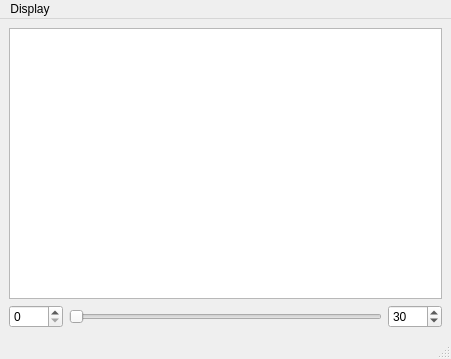
<?xml version="1.0" encoding="UTF-8"?>
<ui version="4.0">
 <class>GLWindow</class>
 <widget class="QMainWindow" name="GLWindow">
  <property name="geometry">
   <rect>
    <x>0</x>
    <y>0</y>
    <width>451</width>
    <height>359</height>
   </rect>
  </property>
  <property name="windowTitle">
   <string>MainWindow</string>
  </property>
  <widget class="QWidget" name="centralwidget">
   <layout class="QHBoxLayout" name="horizontalLayout_2">
    <item>
     <layout class="QVBoxLayout" name="verticalLayout">
      <item>
       <widget class="OpenGLWidget" name="graphicsView"/>
      </item>
      <item>
       <layout class="QHBoxLayout" name="horizontalLayout">
        <item>
         <widget class="QSpinBox" name="startFrame">
          <property name="maximum">
           <number>9999</number>
          </property>
         </widget>
        </item>
        <item>
         <widget class="QSlider" name="timeSlider">
          <property name="maximum">
           <number>30</number>
          </property>
          <property name="pageStep">
           <number>5</number>
          </property>
          <property name="orientation">
           <enum>Qt::Horizontal</enum>
          </property>
         </widget>
        </item>
        <item>
         <widget class="QSpinBox" name="endFrame">
          <property name="maximum">
           <number>9999</number>
          </property>
          <property name="value">
           <number>30</number>
          </property>
         </widget>
        </item>
       </layout>
      </item>
     </layout>
    </item>
   </layout>
  </widget>
  <widget class="QMenuBar" name="menubar">
   <property name="geometry">
    <rect>
     <x>0</x>
     <y>0</y>
     <width>451</width>
     <height>25</height>
    </rect>
   </property>
   <widget class="QMenu" name="menuDisplay">
    <property name="title">
     <string>Display</string>
    </property>
    <addaction name="actionWireframe"/>
    <addaction name="actionSolid"/>
   </widget>
   <addaction name="menuDisplay"/>
  </widget>
  <widget class="QStatusBar" name="statusbar"/>
  <action name="actionWireframe">
   <property name="checkable">
    <bool>true</bool>
   </property>
   <property name="checked">
    <bool>true</bool>
   </property>
   <property name="text">
    <string>Wireframe</string>
   </property>
  </action>
  <action name="actionSolid">
   <property name="checkable">
    <bool>true</bool>
   </property>
   <property name="text">
    <string>Solid</string>
   </property>
  </action>
 </widget>
 <customwidgets>
  <customwidget>
   <class>OpenGLWidget</class>
   <extends>QGraphicsView</extends>
   <header>openglwidget.h</header>
  </customwidget>
 </customwidgets>
 <resources/>
 <connections/>
</ui>
